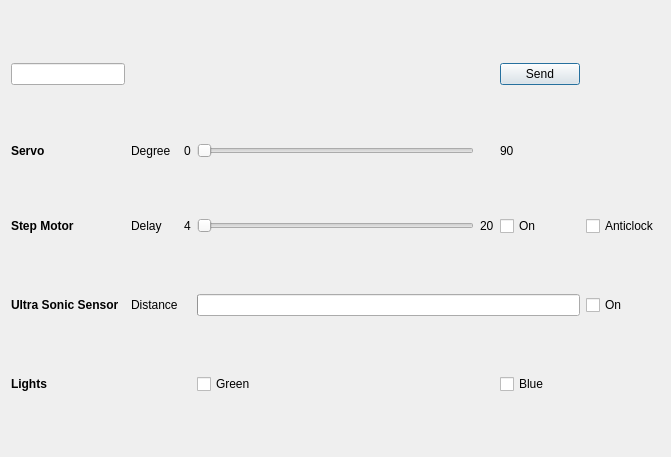
<?xml version="1.0" encoding="UTF-8"?>
<ui version="4.0">
 <class>Dialog</class>
 <widget class="QDialog" name="Dialog">
  <property name="geometry">
   <rect>
    <x>0</x>
    <y>0</y>
    <width>671</width>
    <height>457</height>
   </rect>
  </property>
  <property name="windowTitle">
   <string>Dialog</string>
  </property>
  <layout class="QGridLayout" name="gridLayout">
   <item row="1" column="3">
    <widget class="QLabel" name="label_5">
     <property name="text">
      <string>0</string>
     </property>
    </widget>
   </item>
   <item row="2" column="7">
    <widget class="QCheckBox" name="checkBox_2">
     <property name="text">
      <string>Anticlock</string>
     </property>
    </widget>
   </item>
   <item row="0" column="6">
    <widget class="QPushButton" name="pushButton">
     <property name="text">
      <string>Send</string>
     </property>
    </widget>
   </item>
   <item row="3" column="7">
    <widget class="QCheckBox" name="checkBox_3">
     <property name="text">
      <string>On</string>
     </property>
    </widget>
   </item>
   <item row="1" column="0">
    <widget class="QLabel" name="label">
     <property name="font">
      <font>
       <weight>75</weight>
       <bold>true</bold>
      </font>
     </property>
     <property name="text">
      <string>Servo</string>
     </property>
    </widget>
   </item>
   <item row="3" column="0">
    <widget class="QLabel" name="label_3">
     <property name="font">
      <font>
       <weight>75</weight>
       <bold>true</bold>
      </font>
     </property>
     <property name="text">
      <string>Ultra Sonic Sensor</string>
     </property>
    </widget>
   </item>
   <item row="3" column="4" colspan="3">
    <widget class="QProgressBar" name="progressBar">
     <property name="maximum">
      <number>10000</number>
     </property>
     <property name="value">
      <number>0</number>
     </property>
     <property name="textVisible">
      <bool>false</bool>
     </property>
    </widget>
   </item>
   <item row="2" column="6">
    <widget class="QCheckBox" name="checkBox">
     <property name="text">
      <string>On</string>
     </property>
    </widget>
   </item>
   <item row="1" column="4">
    <widget class="QSlider" name="horizontalSlider">
     <property name="maximum">
      <number>90</number>
     </property>
     <property name="orientation">
      <enum>Qt::Horizontal</enum>
     </property>
    </widget>
   </item>
   <item row="4" column="0">
    <widget class="QLabel" name="label_4">
     <property name="font">
      <font>
       <weight>75</weight>
       <bold>true</bold>
      </font>
     </property>
     <property name="text">
      <string>Lights</string>
     </property>
    </widget>
   </item>
   <item row="4" column="4">
    <widget class="QCheckBox" name="checkBox_4">
     <property name="text">
      <string>Green</string>
     </property>
    </widget>
   </item>
   <item row="4" column="6">
    <widget class="QCheckBox" name="checkBox_5">
     <property name="text">
      <string>Blue</string>
     </property>
    </widget>
   </item>
   <item row="2" column="4">
    <widget class="QSlider" name="horizontalSlider_2">
     <property name="minimum">
      <number>4</number>
     </property>
     <property name="maximum">
      <number>20</number>
     </property>
     <property name="orientation">
      <enum>Qt::Horizontal</enum>
     </property>
    </widget>
   </item>
   <item row="2" column="0">
    <widget class="QLabel" name="label_2">
     <property name="font">
      <font>
       <weight>75</weight>
       <bold>true</bold>
      </font>
     </property>
     <property name="text">
      <string>Step Motor </string>
     </property>
    </widget>
   </item>
   <item row="1" column="6">
    <widget class="QLabel" name="label_6">
     <property name="text">
      <string>90</string>
     </property>
    </widget>
   </item>
   <item row="2" column="2">
    <widget class="QLabel" name="label_8">
     <property name="text">
      <string>Delay</string>
     </property>
    </widget>
   </item>
   <item row="2" column="3">
    <widget class="QLabel" name="label_9">
     <property name="text">
      <string>4</string>
     </property>
    </widget>
   </item>
   <item row="1" column="2">
    <widget class="QLabel" name="label_7">
     <property name="text">
      <string>Degree</string>
     </property>
    </widget>
   </item>
   <item row="2" column="5">
    <widget class="QLabel" name="label_10">
     <property name="text">
      <string>20</string>
     </property>
    </widget>
   </item>
   <item row="3" column="2">
    <widget class="QLabel" name="label_11">
     <property name="text">
      <string>Distance</string>
     </property>
    </widget>
   </item>
   <item row="0" column="0" colspan="2">
    <widget class="QLineEdit" name="lineEdit"/>
   </item>
  </layout>
 </widget>
 <layoutdefault spacing="6" margin="11"/>
 <resources/>
 <connections/>
</ui>
